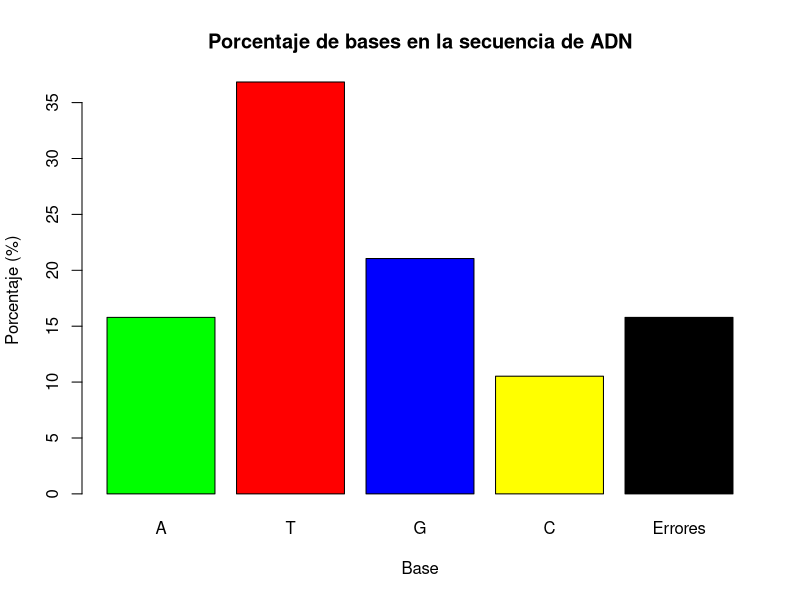
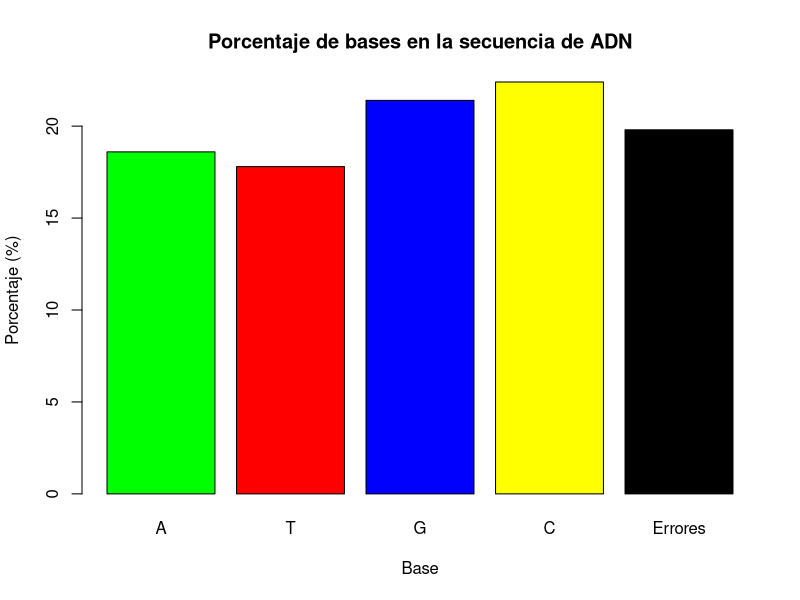

Write R code to recreate these figures, in order.
## ---- chunk 1
knitr::opts_chunk$set(echo = TRUE)
## ---- chunk 2

create_DNA_strand <- function(n){
  #================================Asignación de variables=====================================
  #Creamos una concatenación con las bases de DNA:
  bases <- c("A","C","T","G","-","N")
  
  #================================Creación de la función=======================================
  #Basados en el numero "n" ingresado por el usuario, creamos la cadena de bases de DNA
  
  
  #Con el uso de "prob", alteramos las probabilidades de aparción de los caracteres dentro de la
  #concatenación "bases", sumando las probabilidades debe de dar 1.
  cadena_dna <- paste0(sample(
    bases, size=n, replace=TRUE, prob=c(0.2, 0.2, 0.2, 0.2, 0.1,0.1)),
    collapse="")
  
  #Se imprime la función
  return(cadena_dna)
}

## ---- chunk 3
# Ejemplo con una secuencia que incluye todos los caracteres posibles
n <- 15
print(create_DNA_strand(n))
## ---- chunk 4
 #Parámetros: una cadena de caracteres
calcular_tam_dna <- function(secuencia_dna) {
  return(nchar(secuencia_dna)) 
}

## ---- chunk 5
calcular_porcentaje_bases <- function(secuencia) {
  # Con el propósito de evitar errores de ingreso de minúsculas, es preciso
  # convertir la secuencia ingresada a mayúsculas, por ello se usa "toupper"
  secuencia <- toupper(secuencia)
  
  # Se cuentan el número total de caracteres
  total_caracteres <- nchar(secuencia)
  
  # Se cuentan las bases (A, T, G, C) así como caracteres desconocidos (N) y guiones (-) u omisiones
  num_A <- sum(strsplit(secuencia, "")[[1]] == "A")
  num_T <- sum(strsplit(secuencia, "")[[1]] == "T")
  num_G <- sum(strsplit(secuencia, "")[[1]] == "G")
  num_C <- sum(strsplit(secuencia, "")[[1]] == "C")
  num_error <- (total_caracteres-(num_A+num_T+num_G+num_C))
  
  # Se calculan los respectivos porcentajes de cada base respecto al total
  porcentaje_A <- (num_A / total_caracteres) * 100
  porcentaje_T <- (num_T / total_caracteres) * 100
  porcentaje_G <- (num_G / total_caracteres) * 100
  porcentaje_C <- (num_C / total_caracteres) * 100
  porcentaje_error <- (num_error / total_caracteres) * 100
  
  # Se imprimen los respectivos resultados obtenidos
  cat("Análisis de la secuencia de ADN:\n")
  cat("Total de caracteres:", total_caracteres, "\n\n")
  cat("Bases encontradas:\n")
  cat("A:", num_A, "(", round(porcentaje_A, 2), "%)\n")
  cat("T:", num_T, "(", round(porcentaje_T, 2), "%)\n")
  cat("G:", num_G, "(", round(porcentaje_G, 2), "%)\n")
  cat("C:", num_C, "(", round(porcentaje_C, 2), "%)\n")
  cat("Errores (desconocido):", num_error, "(", round(porcentaje_error, 2), "%)\n")
  
  # Se crea el respectivo histograma (ver si se puede cambiar a la funcion hist)
  barplot(c(porcentaje_A, porcentaje_T, porcentaje_G, porcentaje_C, porcentaje_error),
          names.arg = c("A", "T", "G", "C", "Errores"),
          col = c("green", "red", "blue", "yellow", "black"),
          main = "Porcentaje de bases en la secuencia de ADN",
          ylab = "Porcentaje (%)",
          xlab = "Base")
}
## ---- chunk 6
# Ejemplo con una secuencia que incluye todos los caracteres posibles
secuencia_ejemplo <- "CTGATTT-GATGGTC-NAT"
calcular_porcentaje_bases(secuencia_ejemplo)
## ---- chunk 7
library('stringr')


transcript_DNA_to_RNA<- function(dna_strand){
  
  initial <- c("A", "C", "T", "G");
  counter <- c("U", "G", "A", "C");
  
  dna_strand_vector <- strsplit(dna_strand, "")[[1]]
  
  strand <- "";
  found <- FALSE;
  index<- 0;
  
  for (a in 1:nchar(dna_strand)){
    for (i in 1:length(initial)){
      if(dna_strand_vector[a]==initial[i]){
        found <- TRUE
        index <- i
      }
    }
    
    if(found){
      strand<- paste(strand, counter[index])
      found <- FALSE;
      index<- 0;
    }
    else{
      strand<- paste(strand, dna_strand_vector[a])
    }
  }
  
  return(strand)
}

## ---- chunk 8
new_strand <- transcript_DNA_to_RNA("ACGGGTAAGG")
new_strand
## ---- chunk 9

library(stringr)

# Auxiliar function to help the function translation_ARNm()

read_codons<- function(DNA_line, codon_number){
  first_number <- 1
  last_number <-3 
  codons <- c()
  protein_chain <-""
  
  #Division of the line into codons inside a vector.
  for (i in 1:codon_number){
    new_codon = substr(DNA_line,first_number,last_number)
    codons <- append(codons,new_codon)
    first_number <- first_number +3
    last_number <- last_number +3
  }
  
  stop_codon <- FALSE
  codon_located <- FALSE
  start_reading <-FALSE
  
  j <- 1
  
  dictionary_meanings <- c(' Phe +',' Phe +',' Leu +',' Leu +',
    ' Leu +',' Leu +',' Leu +',' Leu +', 
    ' Ile +',' Ile +',' Ile +',' Met +',
    ' Val +',' Val +',' Val +',' Val +',
    ' Ser +',' Ser +',' Ser +',' Ser +',
    ' Pro +',' Pro +',' Pro +',' Pro +', 
    ' Thr +',' Thr +',' Thr +',' Thr +',
    ' Ala +',' Ala +',' Ala +',' Ala +',
    ' Tyr +',' Tyr +',' Stop',' Stop',
    ' His +',' His +',' Gin +',' Gin +',
    ' Asn +',' Asn +',' Lys +',' Lys +',
    ' Asp +',' Asp +',' Glu +',' Glu +',
    ' Cys +',' Cys +',' Stop',' Trp +',
    ' Arg +',' Arg +',' Arg +',' Arg +',
    ' Ser +',' Ser +',' Arg +',' Arg +',
    ' Gly +',' Gly +',' Gly +',' Gly +')
  
  
    dictionary_names <- c('UUU','UUC','UUA','UUG',
        'CUU','CUC','CUA','CUG',
        'AUU','AUC','AUA','AUG',
        'GUU','GUC','GUA','GUG',
        'UCU','UCC','UCA','UCG',
        'CCU','CCC','CCA','CCG',
        'ACU','ACC','ACA','ACG',
        'GCU','GCC','GCA','GCG',
        'UAU','UAC','UAA','UAG',
        'CAU','CAC','CAA','CAG',
        'AAU','AAC','AAA','AAG',
        'GAU','GAC','GAA','GAG',
        'UGU','UGC','UGA','UGG',
        'CGU','CGC','CGA','CGG',
        'AGU','AGC','AGA','AGG',
        'GGU','GGC','GGA','GGG')

    
  while (j <= length(codons) && stop_codon == FALSE){
    
    if (str_equal(codons[j],'AUG') == TRUE){
      start_reading <- TRUE
    }
    
    if (start_reading == TRUE){
      for (x in 1:length(dictionary_names)){
        if (str_equal(dictionary_names[x], codons[j]) == TRUE){
  
          protein_chain <- paste(protein_chain,dictionary_meanings[x])
          codon_located <- TRUE
  
          if ((dictionary_meanings[x] == " Stop") == TRUE){
            stop_codon <- TRUE
          }
        }
      }
      
      #Option in case none of the dictionary cases marches
      if (codon_located == FALSE){
        protein_chain <- paste(protein_chain," NA +")
      }
      else{
        protein_chain <-protein_chain
        codon_located <- FALSE
      }
    }
    
    #Increase of the count of codons
    j <- j+1
  }
  
    #Elimination of the + sign from the end character if it matches
  if( str_equal(substr(protein_chain, nchar(protein_chain)-1,nchar(protein_chain))," +")){
    protein_chain <- substr(protein_chain, 1, nchar(protein_chain)-1)
  }
  
  return(protein_chain)
}

## ---- chunk 10
reading_ARNm <- function(line){
  size <- nchar(line)
  
  module <- size %% 3
  codon_number <- floor(nchar(line)/3)
  
  if (module == 0){
    ARNm <- line
    aminoacid_chain <- read_codons(ARNm,codon_number)
  }
  
  else{
    ARNm <- substr(line, 1, size-module)
    aminoacid_chain <- read_codons(ARNm,codon_number)
    
    if(str_equal(substr(aminoacid_chain, nchar(aminoacid_chain)-4, nchar(aminoacid_chain) )," Stop")){
      aminoacid_chain <- aminoacid_chain
    }
    else{
      aminoacid_chain <- paste(aminoacid_chain,"+ NA")
    }
  }
  
  return(aminoacid_chain)
}
## ---- chunk 11
ARN_irre <- "CUUUGDDCGAUGAGCUCCUACU"
print(reading_ARNm(ARN_irre))
## ---- chunk 12

reverse_strand<- function(DNA_line){
  dna_chars <- strsplit(DNA_line, "")
  len = nchar(DNA_line)
  if (len== 1){
    converse_string = dna_chars[[1]]
  }
  else{ 
    converse_split = dna_chars[[1]][len:1]
    converse_string = paste(converse_split, collapse = "")
    converse_split
  }
  return(converse_string);
}
## ---- chunk 13
ARN_irre <- "CUUUGDDCGAUGAGCUCCUACU"
reverse <- reverse_strand(ARN_irre)
reverse

## ---- chunk 14
library('stringr')

complement_strand <- function(dna_strand){
  
  initial <- c("A", "C", "T", "G");
  complement <- c("T", "G", "A", "C");
  
  names(initial) <- complement
  
  dna_strand <- strsplit(dna_strand, "")[[1]]
  
  strand <- "3'-";
  
  for (i in dna_strand){
    if(is.na(match(i, initial))){
     strand <- paste(strand, i);
    }
    else{
      strand <- paste(strand, initial[[i]]);
    }
  }
  strand <- paste(strand, "-5'");
  return(strand)
}
## ---- chunk 15
new_strand <- complement_strand("ACGGG-NA-T\nAAGG")
new_strand
## ---- chunk 16

library('stringr')

complement_strand <- function(dna_strand){
  
  initial <- c("A", "C", "T", "G");
  complement <- c("T", "G", "A", "C");
  
  names(initial) <- complement
  
  dna_strand <- strsplit(dna_strand, "")[[1]]
  
  strand <- "";
  
  for (i in dna_strand){
    if(is.na(match(i, initial))){
     strand <- paste(strand, i);
    }
    else{
      strand <- paste(strand, initial[[i]]);
    }
  }
  return(strand)
}

## ---- chunk 17

## Función no. 1
print("--------------------------------------------Creación de una hebra--------------------------------------------")
cadena_inicial <- create_DNA_strand(500)
cadena_inicial

## Función no. 2
len_dna <- calcular_tam_dna(cadena_inicial)

## Función no. 3
calcular_porcentaje_bases(cadena_inicial)

## Función no. 4
arn <- transcript_DNA_to_RNA(cadena_inicial)
arn

## Función no. 5
proteina <- reading_ARNm(arn)
proteina

# Función no. 6
reverse_initial <- reverse_strand(cadena_inicial)
reverse_initial

# Función no. 7
complement_dna_strand <- complement_strand(cadena_inicial)
complement_dna_strand

# Función no. 8
reverse_complement <- complement_strand(reverse_initial)
reverse_complement
